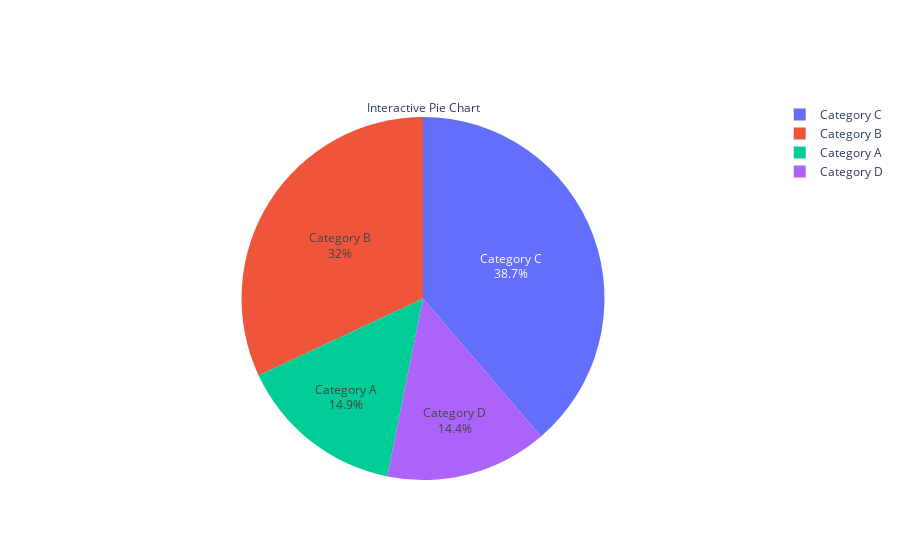

Notebook code cell kept with this figure:
### Code cell
#21 Using Plotly, create an interactive pie chart of randomly generated data, add labels and percentages, set the title as 'Interactive Pie Chart'
import pandas as pd
import plotly.graph_objects as go
import numpy as np
# Load the dataset (not used for generating random data)
# url = "https://drive.google.com/uc?id=13x8f8HNKieNRAzx9IzAojaYp8Up8cefk"
# people_df = pd.read_csv(url)
# Generate random data
categories = ['Category A', 'Category B', 'Category C', 'Category D']
values = np.random.randint(1, 100, size=len(categories))
# Create pie chart
fig = go.Figure(data=[go.Pie(labels=categories, values=values, textinfo='label+percent', title='Interactive Pie Chart')])
fig.show()

### Figure 1 — Plotly figure (JSON) as saved in the notebook; plotly's stock layout.template omitted (floating-point values rounded to 4 significant figures)
{"data": [{"labels": ["Category A", "Category B", "Category C", "Category D"], "textinfo": "label+percent", "title": {"text": "Interactive Pie Chart"}, "type": "pie", "values": [33, 71, 86, 32]}], "layout": {}}
